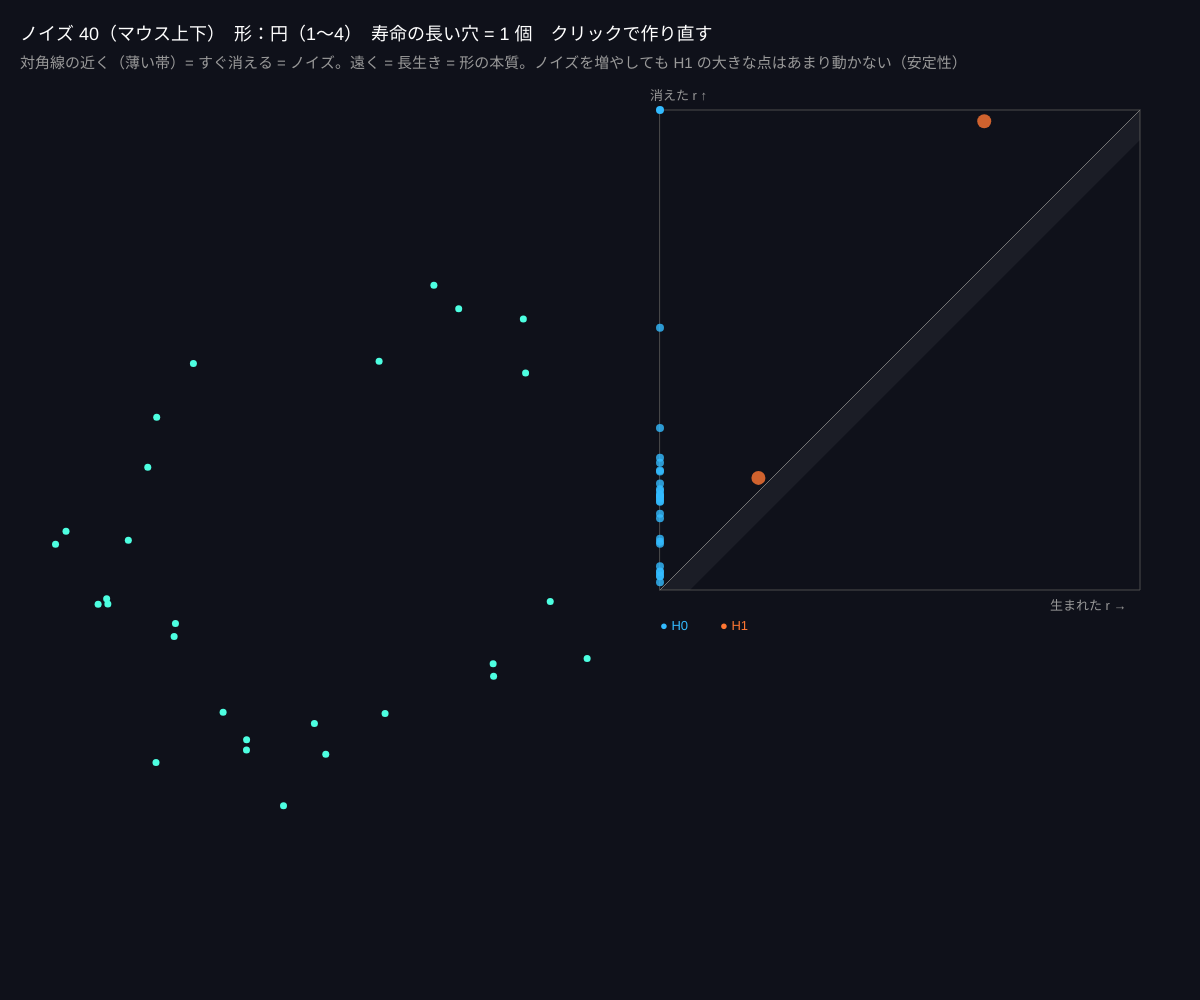
Frame 1 (no input)
Frame 60 (no input): identical to frame 1, image omitted
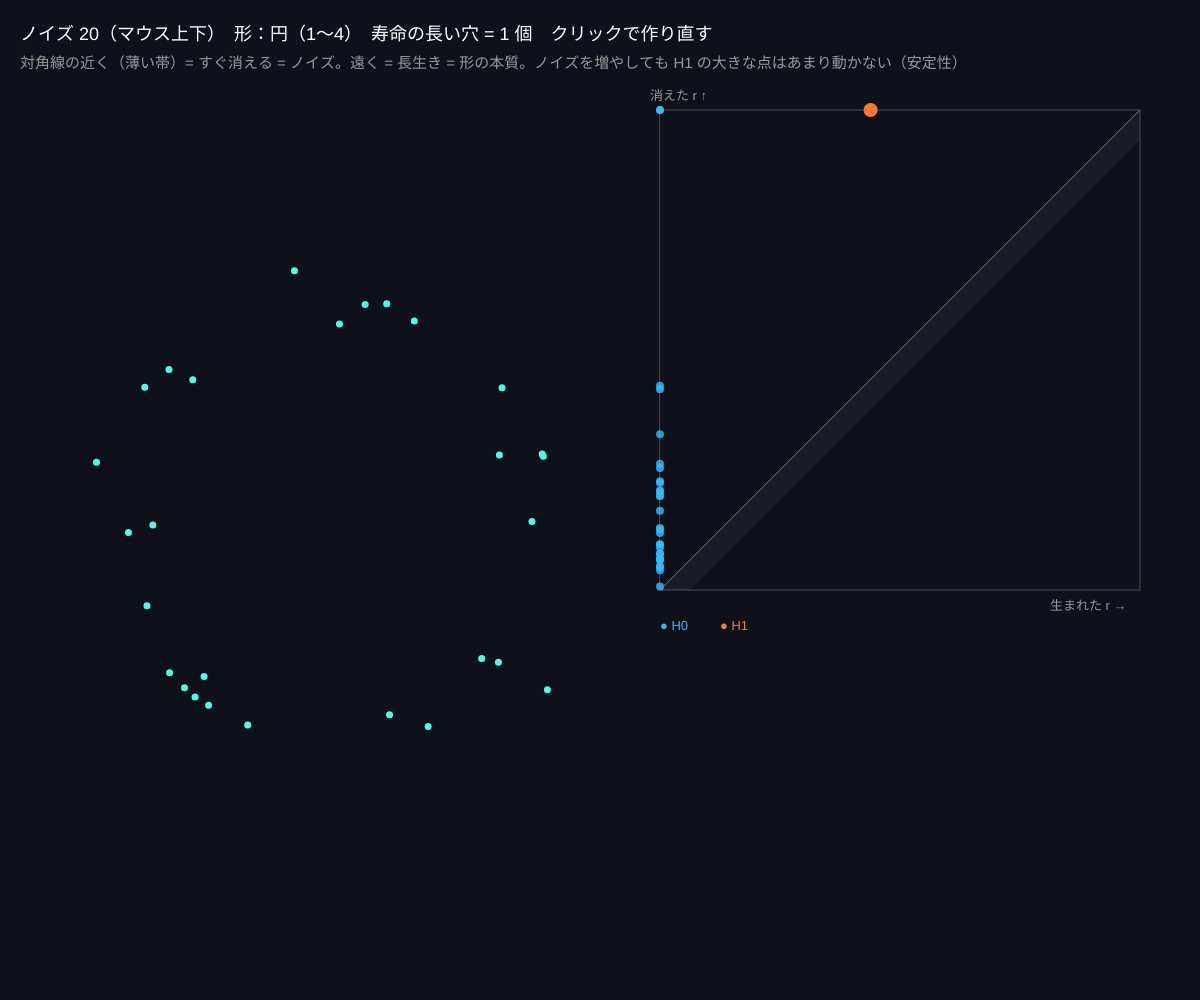
Frame 120 (the mouse pressed at the canvas centre since frame 60)

The p5.js sketch that drew these frames (run headless with seeded random() and noise() and a simulated clock; from frame 60 on, the mouse is pressed at the canvas centre):

// p5.js sketch
// ── sketch.js
// ============================================
// 05 パーシステンス図とノイズへの強さ
// バーを点にする：横 = 生まれた r、縦 = 消えた r。対角線から遠い点ほど長生き = 本物の特徴
// ノイズを増やしても、本物の穴の点は対角線から離れたまま（安定性定理）
// マウス上下 = ノイズの大きさ / 1〜4 で形 / クリックで作り直す
// ============================================

let pts = [];
let shape = 1;
let seed = 5;
let bars = [];
let maxR = 170;
let noiseAmt = 5;
let names = ['', '円', '2 つの円', '塊', '8 の字'];

function setup() {
  createCanvas(windowWidth, windowHeight);
  colorMode(HSB, 360, 100, 100, 100);
}

function makePoints() {
  randomSeed(seed);
  pts = [];
  let cx = width * 0.28, cy = height / 2 + 30, R = min(width, height) * 0.22;
  for (let i = 0; i < 28; i++) {
    let a = random(TWO_PI), x, y;
    if (shape === 1) { x = cx + cos(a) * R; y = cy + sin(a) * R; }
    else if (shape === 2) { let s = random() < 0.5 ? -1 : 1; x = cx + s * R * 1.1 + cos(a) * R * 0.6; y = cy + sin(a) * R * 0.6; }
    else if (shape === 3) { let rr = R * sqrt(random()); x = cx + cos(a) * rr; y = cy + sin(a) * rr; }
    else { x = cx + R * 1.2 * sin(a); y = cy + R * 0.8 * sin(a) * cos(a); }
    pts.push({ x: x + randomGaussian() * noiseAmt, y: y + randomGaussian() * noiseAmt });
  }
  bars = persistence(pts, maxR);
}

function draw() {
  background(230, 40, 10);
  let na = round(map(mouseY, 0, height, 40, 0, true));
  if (na !== noiseAmt || !pts.length) { noiseAmt = na; makePoints(); }

  // 左：点群
  noStroke();
  for (let p of pts) { fill(170, 70, 100); circle(p.x, p.y, 7); }

  // 右：パーシステンス図
  let dx = width * 0.55, dsize = min(width * 0.4, height - 200), dy = 110;
  stroke(0, 0, 30);
  noFill();
  rect(dx, dy, dsize, dsize);
  stroke(0, 0, 45);
  line(dx, dy + dsize, dx + dsize, dy); // 対角線
  // 対角線に近い帯（ノイズ領域の目安）
  noStroke();
  fill(0, 0, 100, 5);
  beginShape();
  vertex(dx, dy + dsize); vertex(dx + dsize, dy); vertex(dx + dsize, dy + 30); vertex(dx + 30, dy + dsize);
  endShape(CLOSE);
  let longest1 = 0;
  for (let b of bars) {
    let px = dx + (b.birth / maxR) * dsize;
    let py = dy + dsize - (min(b.death, maxR) / maxR) * dsize;
    let life = (b.death === Infinity ? maxR : b.death) - b.birth;
    if (b.dim === 1) longest1 = max(longest1, life);
    fill(b.dim === 0 ? 200 : 20, 80, 100, b.death === Infinity ? 100 : 80);
    circle(px, py, b.dim === 1 ? 14 : 8);
    if (b.death === Infinity) { stroke(200, 80, 100); line(px, py, px, dy); noStroke(); }
  }
  fill(0, 0, 60);
  textSize(13);
  text('生まれた r →', dx + dsize - 90, dy + dsize + 20);
  text('消えた r ↑', dx - 10, dy - 10);
  fill(200, 80, 100); text('● H0', dx, dy + dsize + 40);
  fill(20, 80, 100); text('● H1', dx + 60, dy + dsize + 40);

  // 本物の穴の数（寿命が長い H1）
  let realHoles = bars.filter((b) => b.dim === 1 && (b.death === Infinity ? maxR : b.death) - b.birth > maxR * 0.2).length;
  fill(0, 0, 100);
  textSize(18);
  text('ノイズ ' + noiseAmt + '（マウス上下）　形：' + names[shape] + '（1〜4）　寿命の長い穴 = ' + realHoles + ' 個　クリックで作り直す', 20, 40);
  fill(0, 0, 60);
  textSize(15);
  text('対角線の近く（薄い帯）= すぐ消える = ノイズ。遠く = 長生き = 形の本質。ノイズを増やしても H1 の大きな点はあまり動かない（安定性）', 20, 68);
}

function keyPressed() { if (key >= '1' && key <= '4') { shape = int(key); makePoints(); } }
function mousePressed() { seed = floor(random(10000)); makePoints(); }

// ---------- やってみよう ----------
// 1. ノイズ 0 → 20 → 40 と増やして、H1 の大きな点がどこまで残るか見る
// 2. 「本物」の判定（寿命 > maxR × 0.2）のしきい値を変えると、答えは変わる？
// 3. 図の上に「点の数」が多いほど対角線近くが混む。それでも遠い点は目立つ



// ==================================================
// ここから下は「TDA の道具」です（リップス複体とパーシステント・ホモロジーの計算）
// （中身は読まなくても OK。消さないでね）
// ==================================================

// 2 点の距離（z があれば 3 次元）
function ptDist(a, b) {
  let dx = a.x - b.x, dy = a.y - b.y, dz = (a.z || 0) - (b.z || 0);
  return Math.sqrt(dx * dx + dy * dy + dz * dz);
}

// リップス複体：半径 r（直径 2r）以内の点どうしをつなぐ
//   返り値 { edges: [[i, j, 長さ]], triangles: [[i, j, k, 長さ]] }
function ripsComplex(pts, r) {
  let edges = [], triangles = [];
  let n = pts.length;
  let near = [];
  for (let i = 0; i < n; i++) near.push([]);
  for (let i = 0; i < n; i++) {
    for (let j = i + 1; j < n; j++) {
      let d = ptDist(pts[i], pts[j]);
      if (d <= 2 * r) {
        edges.push([i, j, d]);
        near[i].push(j);
      }
    }
  }
  for (let i = 0; i < n; i++) {
    for (let j of near[i]) {
      for (let k of near[j]) {
        if (near[i].includes(k)) {
          let d = Math.max(ptDist(pts[i], pts[j]), ptDist(pts[j], pts[k]), ptDist(pts[i], pts[k]));
          triangles.push([i, j, k, d]);
        }
      }
    }
  }
  return { edges, triangles };
}

// パーシステント・ホモロジー（Z2 係数、列簡約）
//   返り値：バーの配列 [{ dim: 0 か 1, birth, death }]（death は半径 r の値、無限なら Infinity）
//   maxR：この半径まで計算（大きいほど重い）
function persistence(pts, maxR) {
  let n = pts.length;
  let { edges, triangles } = ripsComplex(pts, maxR);
  // 単体のリスト：頂点（誕生 0）、辺（長さ/2）、三角形（最長辺/2）
  let simplices = [];
  for (let i = 0; i < n; i++) simplices.push({ dim: 0, v: [i], birth: 0 });
  for (let [i, j, d] of edges) simplices.push({ dim: 1, v: [i, j], birth: d / 2 });
  for (let [i, j, k, d] of triangles) simplices.push({ dim: 2, v: [i, j, k], birth: d / 2 });
  simplices.sort((a, b) => a.birth - b.birth || a.dim - b.dim);
  let index = {};
  simplices.forEach((s, i) => (index[s.v.join(',')] = i));

  // 境界行列の列（Z2 なので「含まれる行の番号」の配列で表す）
  let columns = simplices.map((s) => {
    if (s.dim === 0) return [];
    if (s.dim === 1) return [index[String(s.v[0])], index[String(s.v[1])]].sort((a, b) => a - b);
    let [i, j, k] = s.v;
    return [index[[i, j].join(',')], index[[j, k].join(',')], index[[i, k].join(',')]].sort((a, b) => a - b);
  });

  // 列簡約：同じ「いちばん下の 1」を持つ列があれば足し合わせる（XOR）
  let pivotOf = {}; // 行番号 → その行をピボットに持つ列
  let killed = new Array(simplices.length).fill(false);
  let bars = [];
  for (let j = 0; j < columns.length; j++) {
    let col = columns[j];
    while (col.length && pivotOf[col[col.length - 1]] !== undefined) {
      col = xorSorted(col, columns[pivotOf[col[col.length - 1]]]);
    }
    columns[j] = col;
    if (col.length) {
      let low = col[col.length - 1];
      pivotOf[low] = j;
      killed[low] = true;
      let birth = simplices[low].birth, death = simplices[j].birth;
      if (death > birth + 1e-9) bars.push({ dim: simplices[low].dim, birth, death });
    }
  }
  // 誰にも殺されなかった「生む」単体 → 無限に生きるバー
  for (let i = 0; i < simplices.length; i++) {
    if (!columns[i].length && !killed[i] && simplices[i].dim < 2) bars.push({ dim: simplices[i].dim, birth: simplices[i].birth, death: Infinity });
  }
  return bars;
}

// ソート済み配列の対称差（Z2 の足し算）
function xorSorted(a, b) {
  let out = [], i = 0, j = 0;
  while (i < a.length || j < b.length) {
    if (j >= b.length || (i < a.length && a[i] < b[j])) out.push(a[i++]);
    else if (i >= a.length || b[j] < a[i]) out.push(b[j++]);
    else { i++; j++; }
  }
  return out;
}

// 半径 r のときのベッチ数 [β0, β1]（バーの中で r をまたぐものを数える）
function bettiAt(bars, r) {
  let b = [0, 0];
  for (let bar of bars) if (bar.birth <= r && r < bar.death) b[bar.dim]++;
  return b;
}

// バーコードを描く（x, y, w, h の枠に、半径 0〜maxR）
function drawBarcode(bars, x, y, w, h, maxR, currentR) {
  let sorted = bars.filter((b) => b.death - b.birth > maxR * 0.01 || b.death === Infinity).sort((a, b) => a.dim - b.dim || a.birth - b.birth);
  let rowH = Math.min(14, h / Math.max(sorted.length, 1));
  stroke(0, 0, 30);
  strokeWeight(1);
  line(x, y + h, x + w, y + h);
  for (let i = 0; i < sorted.length; i++) {
    let b = sorted[i];
    let x1 = x + (b.birth / maxR) * w, x2 = x + (Math.min(b.death, maxR) / maxR) * w;
    stroke(b.dim === 0 ? 200 : 20, 80, 100);
    strokeWeight(Math.max(2, rowH - 4));
    line(x1, y + i * rowH + rowH / 2, x2, y + i * rowH + rowH / 2);
  }
  if (currentR !== undefined) {
    stroke(45, 90, 100);
    strokeWeight(2);
    line(x + (currentR / maxR) * w, y, x + (currentR / maxR) * w, y + h);
  }
  noStroke();
  fill(0, 0, 60);
  textSize(12);
  text('r = 0', x, y + h + 16);
  text('r = ' + nf(maxR, 1, 0), x + w - 50, y + h + 16);
}
